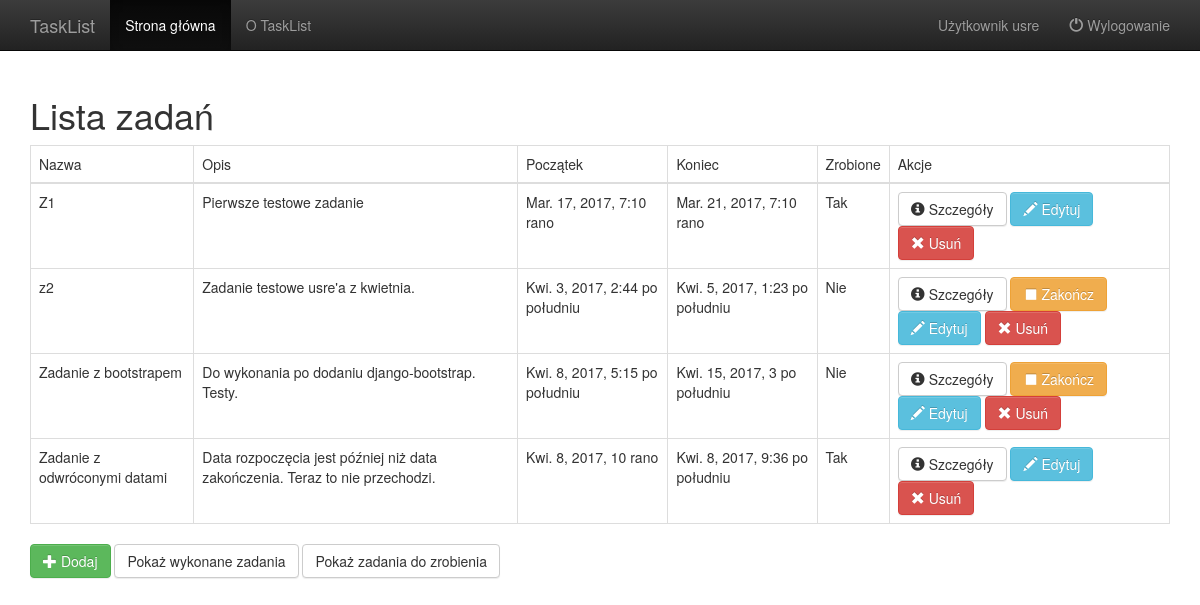
The app's page /tasks (signed in) with its own data.
### TaskList/models.py (models this page shows, shortened)
class Task(models.Model):
    user = models.ForeignKey(User)
    name = models.CharField(max_length=256)
    description = models.TextField(max_length=4000)
    start = models.DateTimeField(default=datetime.now)
    end = models.DateTimeField(default=datetime.now)
    done = models.BooleanField(default=False)

### TaskList/list_views.py (the view)
# urls.py: url(r'^tasks$', list_views.TaskList.as_view(), name='task_list'),
@method_decorator(login_required, name='dispatch')
class TaskList(ListView):
    allow_empty = True
    def get_queryset(self):
        return Task.objects.filter(user=self.request.user.pk)
    def get_context_data(self, **kwargs):
        context = super(TaskList, self).get_context_data(**kwargs)
        context['user'] = self.request.user
        context['active'] = 'tasks'
        return context

### TaskList/AuthenticationBackend.py (called while the page is built)
    def get_user(self, user_id):
        try:
            return User.objects.get(pk=user_id)
        except User.DoesNotExist:
            return None

### TaskList/templates/TaskList/task_list.html (shortened to what this page needs)
{% extends "layout.html" %}
{% block content %}
    <h1>Lista zadań</h1>
	<table class="table table-bordered">
		<thead>
		<tr>
			<td>Nazwa</td><td>Opis</td><td>Początek</td><td>Koniec</td><td>Zrobione</td><td>Akcje</td>
		</tr>
		</thead>
		<tbody>
		{% for task in object_list %}
		<tr>
			<td>{{task.name}}</td><td>{{task.description}}</td><td>{{task.start}}</td><td>{{task.end}}</td>
            <td>
				{% if task.done %}
                Tak
                {% else %}
                Nie
				{% endif %}
			</td>
			<td>
				<a class="btn btn-default" href="{% url 'task_details' task.id %}">
                    <span class="glyphicon glyphicon-info-sign"></span>
                    Szczegóły
                </a>
                {% if not task.done %}
				<a class="btn btn-warning" href="{% url 'task_finish' task.id %}">
                    <span class="glyphicon glyphicon-stop"></span>
                    Zakończ
                </a>
				{% endif %}
				<a class="btn btn-info" href="{% url 'task_edit' task.id %}">
                    <span class="glyphicon glyphicon-pencil"></span>
                    Edytuj
                </a>
				<a class="btn btn-danger" href="{% url 'task_delete' task.id %}">
                    <span class="glyphicon glyphicon-remove"></span> Usuń
                </a>
			</td>
		</tr>
        {% empty %}
        <tr>Brak zadań</tr>
		{% endfor %}
		</tbody>
	</table>
	<a class="btn btn-success" href="{% url 'task_new' %}"><span class="glyphicon glyphicon-plus"></span> Dodaj</a>
	<a class="btn btn-default" href="{% url 'task_list_done' %}">Pokaż wykonane zadania</a>
	<a class="btn btn-default" href="{% url 'task_list_todo' %}">Pokaż zadania do zrobienia</a>
{% endblock %}

### TaskList/templates/layout.html (shortened to what this page needs)
<!DOCTYPE html>
<html>
<head>
    {% load staticfiles %}
    <link rel="stylesheet" href="{% static 'css/bootstrap-theme.min.css' %}" />
    <link rel="stylesheet" href="{% static 'css/bootstrap.min.css' %}" />
</head>
<body>
<nav class="navbar navbar-inverse navbar-fixed-top">
    <div class="container">
        <div class="navbar-header">
            {% if user.is_authenticated %}
            <a class="navbar-brand" href="/tasks">TaskList</a>
            {% else %}
            <a class="navbar-brand" href="/">TaskList</a>
            {% endif %}
        </div>
        <div id="navbar" class="collapse navbar-collapse">
            <ul class="nav navbar-nav">
                <li class="{% if active == 'tasks' or active == 'home' %}active{% endif %}">
                    {% if user.is_authenticated %}
                    <a href="/tasks">Strona główna</a>
                    {% else %}
                    <a href="/">Strona główna</a>
                    {% endif %}
                </li>
                <li class="{% if active == 'about' %}active{% endif %}">
                    <a href="/about">O TaskList</a>
                </li>
            </ul>
            {% if user.is_authenticated %}
            <ul class="nav navbar-nav navbar-right">
                <li class="{% if active == 'user' %}active{% endif %}"><a href="/user">Użytkownik {{user}}</a></li>
                <li><a href="/logout"><span class="glyphicon glyphicon-off"></span>&nbsp;Wylogowanie</a></li>
            </ul>
            {% endif %}
        </div>
    </div>
</nav>
<div class="container">
    {% block content %}
    {% endblock content %}
</div>
</body>
</html>

### TaskList/templates/layout.html (style rules this page uses)
body { padding-top: 75px; }

### records on screen
Task: name "Z1", description "Pierwsze testowe zadanie", start "Mar. 17, 2017, 7:10 rano", end "Mar. 21, 2017, 7:10 rano", done "Tak"
Task: name "z2", description "Zadanie testowe usre'a z kwietnia.", start "Kwi. 3, 2017, 2:44 po południu", end "Kwi. 5, 2017, 1:23 po południu", done "Nie"
Task: name "Zadanie z bootstrapem", description "Do wykonania po dodaniu django-bootstrap. Testy.", start "Kwi. 8, 2017, 5:15 po południu", end "Kwi. 15, 2017, 3 po południu", done "Nie"
Task: name "Zadanie z odwróconymi datami", description "Data rozpoczęcia jest później niż data zakończenia. Teraz to nie przechodzi.", start "Kwi. 8, 2017, 10 rano", end "Kwi. 8, 2017, 9:36 po południu", done "Tak"

### other values on screen
{{ user }} "usre"
